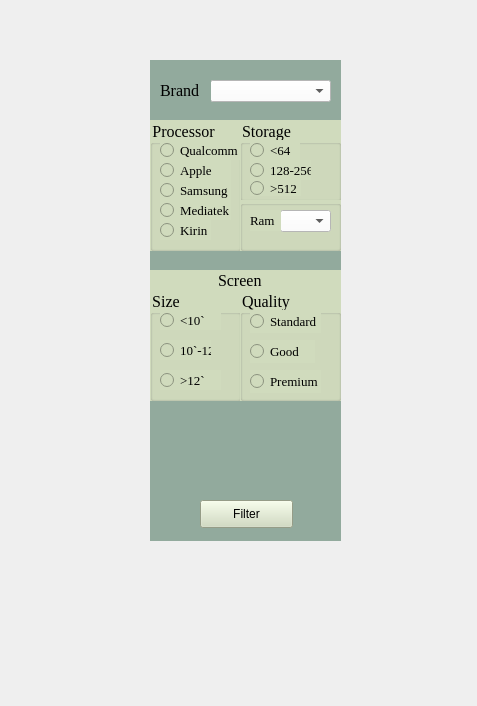
<?xml version="1.0" encoding="UTF-8"?>
<ui version="4.0">
 <class>Form</class>
 <widget class="QWidget" name="Form">
  <property name="geometry">
   <rect>
    <x>0</x>
    <y>0</y>
    <width>477</width>
    <height>706</height>
   </rect>
  </property>
  <property name="windowTitle">
   <string>Form</string>
  </property>
  <widget class="QWidget" name="filter_tablet_widget" native="true">
   <property name="geometry">
    <rect>
     <x>150</x>
     <y>60</y>
     <width>191</width>
     <height>481</height>
    </rect>
   </property>
   <property name="styleSheet">
    <string notr="true">background-color: rgb(146,170,157);</string>
   </property>
   <widget class="QPushButton" name="filter_laptop">
    <property name="geometry">
     <rect>
      <x>50</x>
      <y>440</y>
      <width>93</width>
      <height>28</height>
     </rect>
    </property>
    <property name="styleSheet">
     <string notr="true">
background-color: rgb(208, 219, 189);</string>
    </property>
    <property name="text">
     <string>Filter</string>
    </property>
   </widget>
   <widget class="QComboBox" name="comboBox">
    <property name="geometry">
     <rect>
      <x>60</x>
      <y>20</y>
      <width>121</width>
      <height>22</height>
     </rect>
    </property>
    <property name="font">
     <font>
      <family>Times New Roman</family>
      <pointsize>10</pointsize>
     </font>
    </property>
    <property name="styleSheet">
     <string notr="true">background-color: rgb(255, 255, 255);</string>
    </property>
   </widget>
   <widget class="QLabel" name="label">
    <property name="geometry">
     <rect>
      <x>10</x>
      <y>20</y>
      <width>51</width>
      <height>21</height>
     </rect>
    </property>
    <property name="font">
     <font>
      <family>Times New Roman</family>
      <pointsize>12</pointsize>
     </font>
    </property>
    <property name="text">
     <string>Brand</string>
    </property>
   </widget>
   <widget class="QGroupBox" name="groupBox">
    <property name="geometry">
     <rect>
      <x>0</x>
      <y>60</y>
      <width>91</width>
      <height>131</height>
     </rect>
    </property>
    <property name="font">
     <font>
      <family>Times New Roman</family>
      <pointsize>12</pointsize>
     </font>
    </property>
    <property name="styleSheet">
     <string notr="true">background-color: rgb(208, 219, 189);</string>
    </property>
    <property name="title">
     <string>Processor</string>
    </property>
    <widget class="QRadioButton" name="radioButton_5">
     <property name="geometry">
      <rect>
       <x>10</x>
       <y>100</y>
       <width>51</width>
       <height>20</height>
      </rect>
     </property>
     <property name="font">
      <font>
       <family>Times New Roman</family>
       <pointsize>10</pointsize>
      </font>
     </property>
     <property name="text">
      <string>Kirin</string>
     </property>
    </widget>
    <widget class="QRadioButton" name="radioButton_2">
     <property name="geometry">
      <rect>
       <x>10</x>
       <y>40</y>
       <width>71</width>
       <height>20</height>
      </rect>
     </property>
     <property name="font">
      <font>
       <family>Times New Roman</family>
       <pointsize>10</pointsize>
      </font>
     </property>
     <property name="text">
      <string>Apple</string>
     </property>
    </widget>
    <widget class="QRadioButton" name="radioButton_4">
     <property name="geometry">
      <rect>
       <x>10</x>
       <y>60</y>
       <width>71</width>
       <height>20</height>
      </rect>
     </property>
     <property name="font">
      <font>
       <family>Times New Roman</family>
       <pointsize>10</pointsize>
      </font>
     </property>
     <property name="text">
      <string>Samsung</string>
     </property>
    </widget>
    <widget class="QRadioButton" name="radioButton_3">
     <property name="geometry">
      <rect>
       <x>10</x>
       <y>80</y>
       <width>71</width>
       <height>20</height>
      </rect>
     </property>
     <property name="font">
      <font>
       <family>Times New Roman</family>
       <pointsize>10</pointsize>
      </font>
     </property>
     <property name="text">
      <string>Mediatek</string>
     </property>
    </widget>
    <widget class="QRadioButton" name="radioButton">
     <property name="geometry">
      <rect>
       <x>10</x>
       <y>20</y>
       <width>81</width>
       <height>20</height>
      </rect>
     </property>
     <property name="font">
      <font>
       <family>Times New Roman</family>
       <pointsize>10</pointsize>
      </font>
     </property>
     <property name="text">
      <string>Qualcomm</string>
     </property>
    </widget>
   </widget>
   <widget class="QGroupBox" name="groupBox_2">
    <property name="geometry">
     <rect>
      <x>0</x>
      <y>230</y>
      <width>91</width>
      <height>111</height>
     </rect>
    </property>
    <property name="font">
     <font>
      <family>Times New Roman</family>
      <pointsize>12</pointsize>
     </font>
    </property>
    <property name="styleSheet">
     <string notr="true">background-color: rgb(208, 219, 189);</string>
    </property>
    <property name="title">
     <string>Size</string>
    </property>
    <widget class="QRadioButton" name="radioButton_6">
     <property name="geometry">
      <rect>
       <x>10</x>
       <y>20</y>
       <width>61</width>
       <height>20</height>
      </rect>
     </property>
     <property name="font">
      <font>
       <family>Times New Roman</family>
       <pointsize>10</pointsize>
      </font>
     </property>
     <property name="text">
      <string>&lt;10`</string>
     </property>
    </widget>
    <widget class="QRadioButton" name="radioButton_7">
     <property name="geometry">
      <rect>
       <x>10</x>
       <y>50</y>
       <width>51</width>
       <height>20</height>
      </rect>
     </property>
     <property name="font">
      <font>
       <family>Times New Roman</family>
       <pointsize>10</pointsize>
      </font>
     </property>
     <property name="text">
      <string>10`-12`</string>
     </property>
    </widget>
    <widget class="QRadioButton" name="radioButton_8">
     <property name="geometry">
      <rect>
       <x>10</x>
       <y>80</y>
       <width>61</width>
       <height>20</height>
      </rect>
     </property>
     <property name="font">
      <font>
       <family>Times New Roman</family>
       <pointsize>10</pointsize>
      </font>
     </property>
     <property name="text">
      <string>&gt;12`</string>
     </property>
    </widget>
   </widget>
   <widget class="QGroupBox" name="std">
    <property name="geometry">
     <rect>
      <x>90</x>
      <y>230</y>
      <width>101</width>
      <height>111</height>
     </rect>
    </property>
    <property name="font">
     <font>
      <family>Times New Roman</family>
      <pointsize>12</pointsize>
     </font>
    </property>
    <property name="styleSheet">
     <string notr="true">background-color: rgb(208, 219, 189);</string>
    </property>
    <property name="title">
     <string>Quality</string>
    </property>
    <widget class="QRadioButton" name="pr">
     <property name="geometry">
      <rect>
       <x>10</x>
       <y>80</y>
       <width>71</width>
       <height>23</height>
      </rect>
     </property>
     <property name="font">
      <font>
       <family>Times New Roman</family>
       <pointsize>10</pointsize>
      </font>
     </property>
     <property name="text">
      <string>Premium</string>
     </property>
    </widget>
    <widget class="QRadioButton" name="gd">
     <property name="geometry">
      <rect>
       <x>10</x>
       <y>50</y>
       <width>65</width>
       <height>23</height>
      </rect>
     </property>
     <property name="font">
      <font>
       <family>Times New Roman</family>
       <pointsize>10</pointsize>
      </font>
     </property>
     <property name="text">
      <string>Good</string>
     </property>
    </widget>
    <widget class="QRadioButton" name="radioButton_10">
     <property name="geometry">
      <rect>
       <x>10</x>
       <y>20</y>
       <width>71</width>
       <height>23</height>
      </rect>
     </property>
     <property name="font">
      <font>
       <family>Times New Roman</family>
       <pointsize>10</pointsize>
      </font>
     </property>
     <property name="text">
      <string>Standard</string>
     </property>
    </widget>
   </widget>
   <widget class="QGroupBox" name="groupBox_3">
    <property name="geometry">
     <rect>
      <x>90</x>
      <y>60</y>
      <width>101</width>
      <height>81</height>
     </rect>
    </property>
    <property name="font">
     <font>
      <family>Times New Roman</family>
      <pointsize>12</pointsize>
     </font>
    </property>
    <property name="styleSheet">
     <string notr="true">background-color: rgb(208, 219, 189);</string>
    </property>
    <property name="title">
     <string>Storage</string>
    </property>
    <widget class="QRadioButton" name="radioButton_9">
     <property name="geometry">
      <rect>
       <x>10</x>
       <y>20</y>
       <width>50</width>
       <height>20</height>
      </rect>
     </property>
     <property name="font">
      <font>
       <family>Times New Roman</family>
       <pointsize>10</pointsize>
      </font>
     </property>
     <property name="text">
      <string>&lt;64</string>
     </property>
    </widget>
    <widget class="QRadioButton" name="radioButton_11">
     <property name="geometry">
      <rect>
       <x>10</x>
       <y>40</y>
       <width>61</width>
       <height>20</height>
      </rect>
     </property>
     <property name="font">
      <font>
       <family>Times New Roman</family>
       <pointsize>10</pointsize>
      </font>
     </property>
     <property name="text">
      <string>128-256</string>
     </property>
    </widget>
    <widget class="QRadioButton" name="radioButton_12">
     <property name="geometry">
      <rect>
       <x>10</x>
       <y>60</y>
       <width>51</width>
       <height>16</height>
      </rect>
     </property>
     <property name="font">
      <font>
       <family>Times New Roman</family>
       <pointsize>10</pointsize>
      </font>
     </property>
     <property name="text">
      <string>&gt;512</string>
     </property>
    </widget>
   </widget>
   <widget class="QGroupBox" name="groupBox_4">
    <property name="geometry">
     <rect>
      <x>90</x>
      <y>140</y>
      <width>101</width>
      <height>51</height>
     </rect>
    </property>
    <property name="styleSheet">
     <string notr="true">background-color: rgb(208, 219, 189);</string>
    </property>
    <property name="title">
     <string/>
    </property>
    <widget class="QComboBox" name="comboBox_2">
     <property name="geometry">
      <rect>
       <x>40</x>
       <y>10</y>
       <width>51</width>
       <height>22</height>
      </rect>
     </property>
     <property name="font">
      <font>
       <family>Times New Roman</family>
       <pointsize>10</pointsize>
      </font>
     </property>
     <property name="styleSheet">
      <string notr="true">
background-color: rgb(255, 255, 255);</string>
     </property>
    </widget>
    <widget class="QLabel" name="label_2">
     <property name="geometry">
      <rect>
       <x>10</x>
       <y>10</y>
       <width>31</width>
       <height>21</height>
      </rect>
     </property>
     <property name="font">
      <font>
       <family>Times New Roman</family>
       <pointsize>10</pointsize>
      </font>
     </property>
     <property name="text">
      <string>Ram</string>
     </property>
    </widget>
   </widget>
   <widget class="QLabel" name="label_3">
    <property name="geometry">
     <rect>
      <x>0</x>
      <y>210</y>
      <width>191</width>
      <height>20</height>
     </rect>
    </property>
    <property name="font">
     <font>
      <family>Times New Roman</family>
      <pointsize>12</pointsize>
     </font>
    </property>
    <property name="styleSheet">
     <string notr="true">background-color: rgb(208, 219, 189);</string>
    </property>
    <property name="text">
     <string>                 Screen</string>
    </property>
   </widget>
  </widget>
 </widget>
 <resources/>
 <connections/>
</ui>
